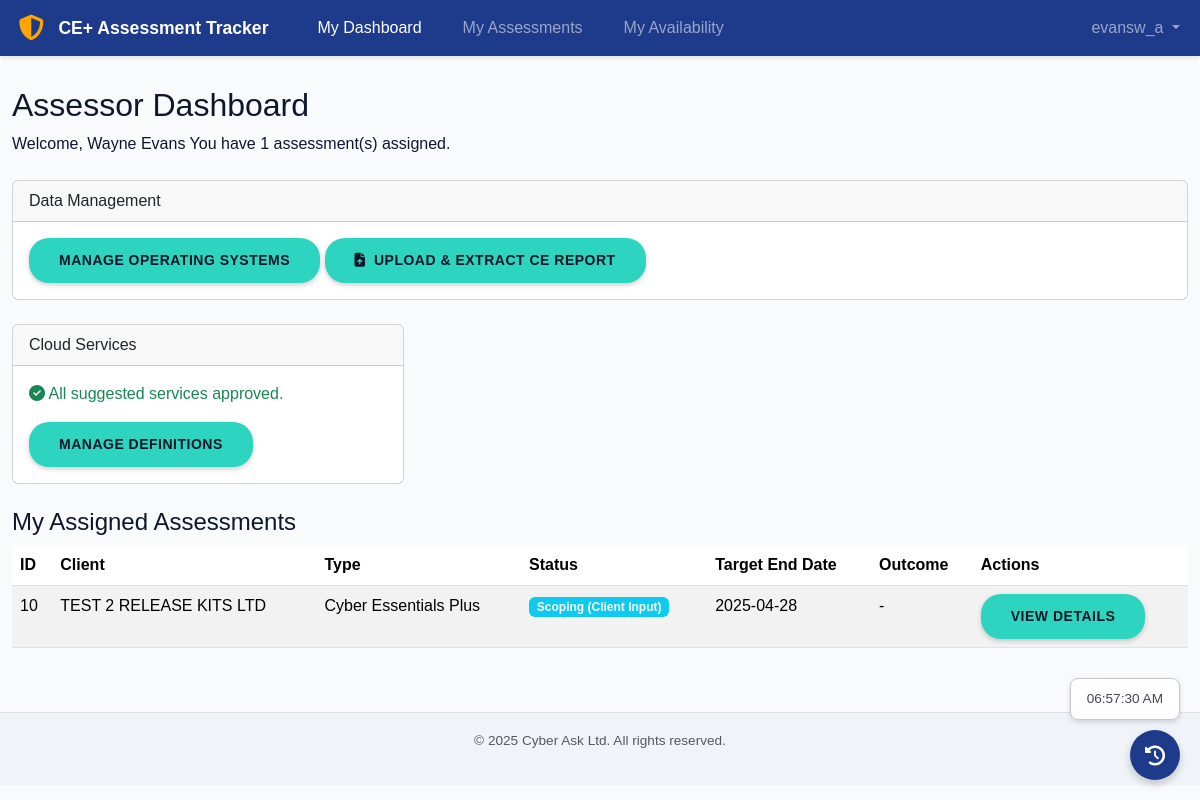
Page /assessor/dashboard/ (signed in) on the earlier database version.
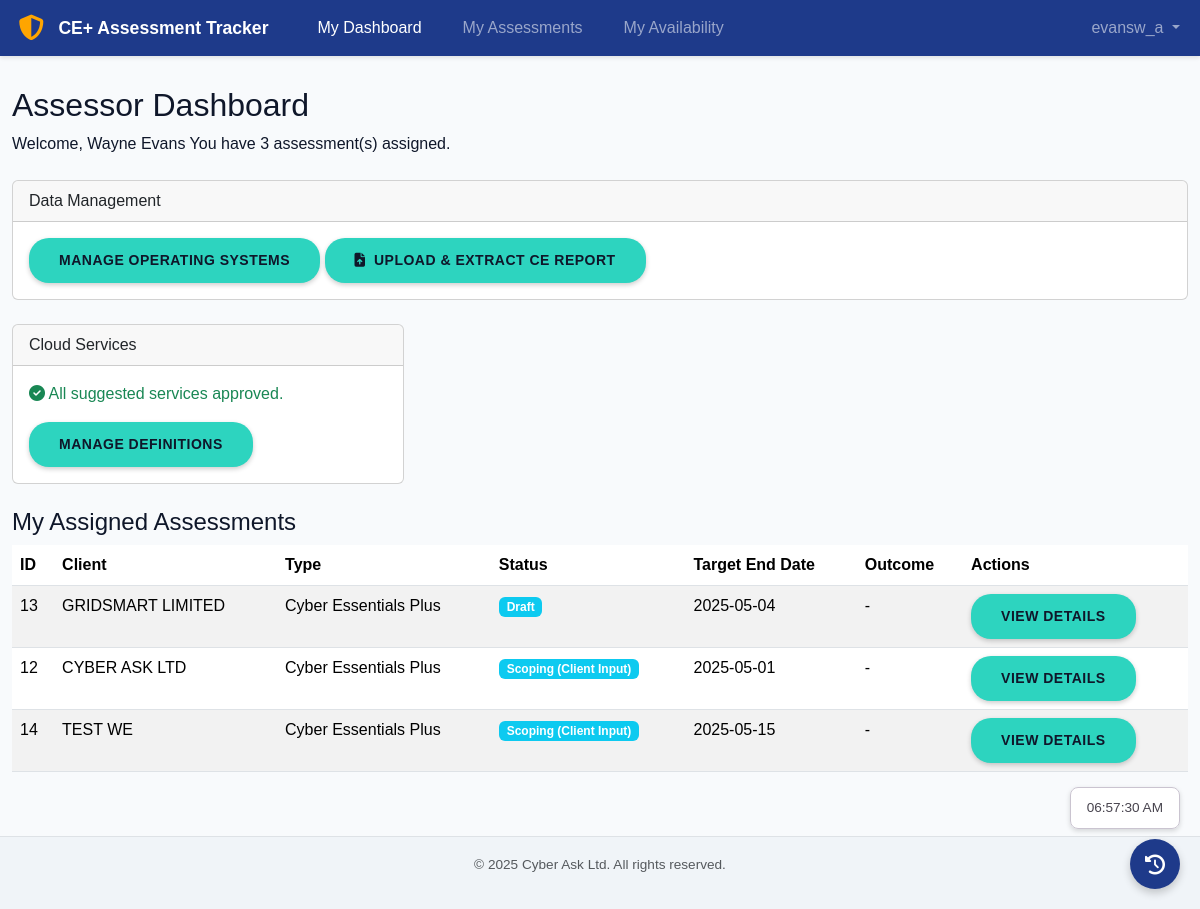
Same page on the later database version.
### tracker/models.py (models this page shows, shortened)
class Assessment(models.Model):
    STATUS_CHOICES = (('Draft', 'Draft'),('Scoping_Client', 'Scoping (Client Input)'),('Scoping_Review', 'Scoping (Assessor Review)'),('Testing', 'Testing'),('Remediation', 'Remediation'),('Report_Pending', 'Report Pending'),('Complete_Passed', 'Complete (Passed)'),('Complete_Failed', 'Complete (Failed)'),)
    ASSESSMENT_TYPES = (('CE', 'Cyber Essentials'),('CE+', 'Cyber Essentials Plus'),)
    SCOPE_TYPES = (('Whole_Org', 'Whole Organisation'),('Sub_Set', 'Sub-Set'),)
    OUTCOME_CHOICES = (('Pass', 'Pass'),('Fail', 'Fail'),)
    client = models.ForeignKey(Client, on_delete=models.PROTECT, related_name='assessments')
    assessor = models.ForeignKey(settings.AUTH_USER_MODEL, on_delete=models.SET_NULL, null=True, blank=True, related_name='assigned_assessments', limit_choices_to={'userprofile__role': 'Assessor'})
    assessment_type = models.CharField(max_length=3, choices=ASSESSMENT_TYPES)
    status = models.CharField(max_length=20, choices=STATUS_CHOICES, default='Draft')
    scope_description = models.TextField(blank=True, help_text="Brief description of the scope boundary.")
    scope_type = models.CharField(max_length=10, choices=SCOPE_TYPES, default='Whole_Org')
    date_start = models.DateField(null=True, blank=True)
    date_target_end = models.DateField(null=True, blank=True, verbose_name="Target End Date")
    date_actual_end = models.DateField(null=True, blank=True, verbose_name="Actual End Date")
    date_cert_issued = models.DateField(null=True, blank=True, verbose_name="Certificate Issued Date")
    date_cert_expiry = models.DateField(null=True, blank=True, verbose_name="Certificate Expiry Date")
    date_ce_passed = models.DateField(null=True, blank=True, verbose_name="CE Self-Assessment Pass Date", help_text="Date the basic Cyber Essentials self-assessment was passed (for CE+ window).")
    ce_self_assessment_ref = models.CharField(max_length=100, blank=True, verbose_name="CE Self-Assessment Ref")
    final_outcome = models.CharField(max_length=4, choices=OUTCOME_CHOICES, null=True, blank=True)
    created_at = models.DateTimeField(auto_now_add=True)
    updated_at = models.DateTimeField(auto_now=True)
    tenable_scan_uuid = models.UUIDField(
        null=True,
        blank=True,
        unique=False,  # Can re-launch / create new scans for same assessment
        verbose_name="Tenable Scan UUID",
        help_text="UUID of the last launched Tenable scan for this assessment"
    )
    SCAN_NONE = 'none'
    SCAN_PENDING = 'pending_launch'  # <<< THIS IS LIKELY MISSING OR COMMENTED OUT
    SCAN_LAUNCHED = 'launched'
    SCAN_COMPLETED = 'completed'
    SCAN_PROCESSING = 'processing'
    SCAN_IMPORTED = 'imported'
    SCAN_ERROR = 'error'
    SCAN_TIMEOUT = 'timeout'
    SCAN_STATUS_CHOICES = [
        (SCAN_NONE, 'Not Scanned'),
        (SCAN_PENDING, 'Scan Pending Launch'), # <<< AND MISSING HERE
        (SCAN_LAUNCHED, 'Scan Launched'),
        (SCAN_COMPLETED, 'Scan Completed by Tenable'),
        (SCAN_PROCESSING, 'Processing Results'),
        (SCAN_IMPORTED, 'Scan Results Imported'),
        (SCAN_ERROR, 'Error During Scan Operations'),
        (SCAN_TIMEOUT, 'Scan Operation Timed Out'),
    ]
    scan_status = models.CharField(
        max_length=30,
        choices=SCAN_STATUS_CHOICES,
        default=SCAN_NONE,
        verbose_name="Tenable Scan Status"
    )
    scan_status_message = models.TextField(blank=True, null=True, verbose_name="Scan Status Message")
    tenable_scan_id = models.IntegerField(null=True, blank=True, verbose_name="Tenable Scan Integer ID")

class Client(models.Model):
    name = models.CharField(max_length=200, unique=True)
    address = models.TextField(blank=True)
    contact_person = models.CharField(max_length=100)
    contact_email = models.EmailField()
    created_at = models.DateTimeField(auto_now_add=True)
    updated_at = models.DateTimeField(auto_now=True)
    organization_number = models.CharField(_("UK Companies House Number"), max_length=20, blank=True, null=True, help_text="Optional: UK Companies House registration number.")
    website_address = models.URLField(_("Website Address"), max_length=255, blank=True, null=True)
    companies_house_validated = models.BooleanField(_("Companies House Validated"), default=False, help_text="Indicates if details were successfully validated against Companies House.")
    last_companies_house_validation = models.DateTimeField(_("Last Validation Timestamp"), null=True, blank=True, help_text="When the details were last successfully validated.")
    validated_name = models.CharField(max_length=200, blank=True, null=True, editable=False, help_text="Internal: Name used for last validation.")
    validated_number = models.CharField(max_length=20, blank=True, null=True, editable=False, help_text="Internal: Number used for last validation.")
    tenable_tag_uuid = models.UUIDField(
        _("Tenable Tag UUID"),
        blank=True,
        null=True,
        help_text=_("UUID of the tag in Tenable.io used to identify assets for this client.")
    )
    tenable_agent_group_id = models.IntegerField(
        _("Tenable Agent Group ID"),
        blank=True,
        null=True,
        help_text=_("Integer ID of the Tenable.io agent group for this client.")
    )
    tenable_agent_group_uuid = models.CharField(
        _("Tenable Agent Group UUID"),
        max_length=36,  # Standard UUID length (e.g., "a1b2c3d4-e5f6-7788-9900-aabbccddeeff")
        blank=True,
        null=True,
        help_text=_("UUID (string) of the Tenable.io agent group, fetched from Tenable.io based on the Agent Group ID.")
    )
    tenable_agent_group_target_name = models.CharField(
        max_length=255,
        blank=True,
        null=True,
        help_text="The exact name of the Tenable.io Agent Group to use for this client's scans (e.g., 'TEST WE')."
    )

### tracker/views.py (the view)
# urls.py: path('assessor/dashboard/', views.assessor_dashboard, name='assessor_dashboard'),
@login_required
@user_passes_test(is_assessor, login_url=reverse_lazy('login'))
def assessor_dashboard(request):
    assigned_assessments = Assessment.objects.filter(assessor=request.user).select_related('client').order_by('status', 'date_target_end')
    assessments_requiring_review = Assessment.objects.filter(status='Scoping_Review', assessor=request.user).count()
    pending_approval_count = CloudServiceDefinition.objects.filter(is_globally_approved=False).count()
    context = {
        'assessments': assigned_assessments,
        'assessment_count': assigned_assessments.count(),
        'assessments_pending_review': assessments_requiring_review,
        'pending_approval_count': pending_approval_count, # <-- Add to context
    }
    return render(request, 'tracker/assessor/assessor_dashboard.html', context)

### tracker/utils.py (called while the page is built)
def is_assessor(user):
    if not user.is_authenticated: return False
    try:
        profile = getattr(user, 'userprofile', None)
        return profile is not None and profile.role == 'Assessor'
    except Exception as e:
        logger.error(f"Error checking is_assessor for user {user.username}: {e}", exc_info=True)
        return False

### tracker/templates/tracker/assessor/assessor_dashboard.html (shortened to what this page needs)
{% extends "tracker/base.html" %}
{% block content %}
<h2>Assessor Dashboard</h2>
<p>Welcome, {{ request.user.first_name }} {{ request.user.last_name }} You have {{ assessment_count }} assessment(s) assigned.</p>
 <div class="card mb-4">
    <div class="card-header">Data Management</div>
    <div class="card-body">
        <a href="{% url 'tracker:os_list' %}" class="btn btn-info">Manage Operating Systems</a>
        <a href="{% url 'tracker:upload_extract_report' %}" class="btn btn-success">
            <i class="fa-solid fa-file-arrow-up me-1"></i> Upload & Extract CE Report
        </a>
    </div>
     </div>
    <div class="col-md-4">
    <div class="card {% if pending_approval_count > 0 %}border-warning{% endif %}">
         <div class="card-header">Cloud Services</div>
         <div class="card-body">
            {% if pending_approval_count > 0 %}
                 <p class="card-text text-warning">
                     <i class="fa-solid fa-triangle-exclamation"></i>
                     {{ pending_approval_count }} service{{ pending_approval_count|pluralize }} pending approval.
                 </p>
            {% else %}
                 <p class="card-text text-success">
                     <i class="fa-solid fa-check-circle"></i>
                     All suggested services approved.
                 </p>
            {% endif %}
            <a href="{% url 'tracker:cloud_service_definition_list' %}" class="btn btn-primary btn-sm">Manage Definitions</a>
        </div>
    </div>
</div>
<h4 class="mt-4">My Assigned Assessments</h4>
{% if assessments %}
<div class="table-responsive">
    <table class="table table-striped table-hover">
        <thead>
            <tr>
                <th>ID</th>
                <th>Client</th>
                <th>Type</th>
                <th>Status</th>
                <th>Target End Date</th>
                <th>Outcome</th>
                <th>Actions</th>
            </tr>
        </thead>
        <tbody>
            {% for assessment in assessments %}
            <tr>
                <td>{{ assessment.id }}</td>
                <td>{{ assessment.client.name }}</td>
                <td>{{ assessment.get_assessment_type_display }}</td>
                <td><span class="badge bg-info">{{ assessment.get_status_display }}</span></td>
                <td>{{ assessment.date_target_end|date:"Y-m-d"|default:"-" }}</td>
                 <td>
                    {% if assessment.final_outcome == 'Pass' %}
                        <span class="badge bg-success">{{ assessment.get_final_outcome_display }}</span>
                    {% elif assessment.final_outcome == 'Fail' %}
                         <span class="badge bg-danger">{{ assessment.get_final_outcome_display }}</span>
                    {% else %}
                         -
                    {% endif %}
                </td>
                <td class="action-buttons">
                    <a href="{% url 'tracker:assessor_assessment_detail' assessment.pk %}" class="btn btn-sm btn-outline-primary">View Details</a>
                </td>
            </tr>
            {% endfor %}
        </tbody>
    </table>
</div>
{% else %}
<p>You have no assessments currently assigned.</p>
{% endif %}
{% endblock %}

Differences in the rows shown:
removed Assessment: id "10", client.name "TEST 2 RELEASE KITS LTD", assessment_type "Cyber Essentials Plus", status "Scoping (Client Input)", date_target_end "2025-04-28"
added Assessment: id "13", client.name "GRIDSMART LIMITED", assessment_type "Cyber Essentials Plus", status "Draft", date_target_end "2025-05-04"
added Assessment: id "12", client.name "CYBER ASK LTD", assessment_type "Cyber Essentials Plus", status "Scoping (Client Input)", date_target_end "2025-05-01"
added Assessment: id "14", client.name "TEST WE", assessment_type "Cyber Essentials Plus", status "Scoping (Client Input)", date_target_end "2025-05-15"
Other differences:
{{ assessment_count }}: "1" → "3"
